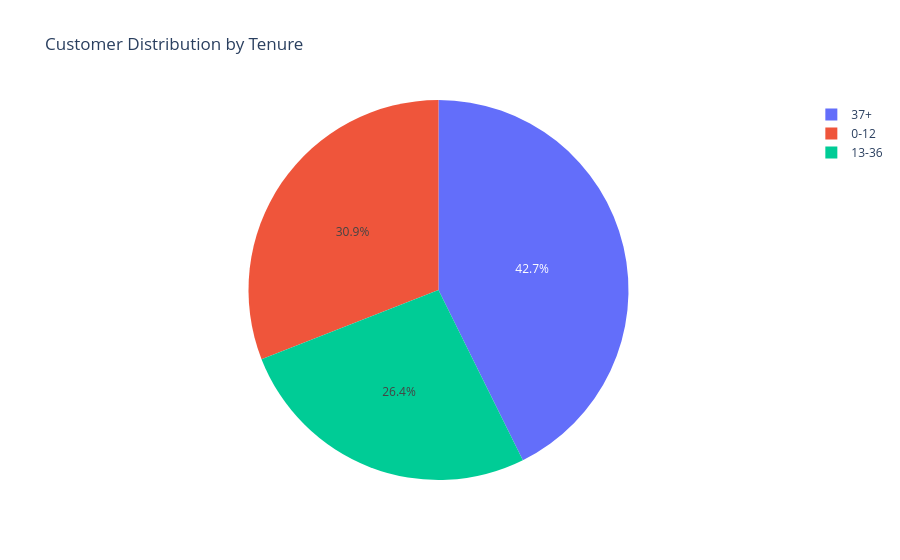

Notebook source saved alongside this figure:
### Code cell
# Pie chart
fig = pt.pie(
    values=tenure_counts.values,
    names=tenure_counts.index,
    title="Customer Distribution by Tenure"
)

fig.show()

### Figure 1 — Plotly figure (JSON) as saved in the notebook; plotly's stock layout.template omitted (floating-point values rounded to 4 significant figures)
{"data": [{"domain": {"x": [0, 1], "y": [0, 1]}, "hovertemplate": "label=%{label}<br>value=%{value}<extra></extra>", "labels": ["37+", "0-12", "13-36"], "legendgroup": "", "name": "", "showlegend": true, "type": "pie", "values": [3001, 2175, 1856]}], "layout": {"legend": {"tracegroupgap": 0}, "title": {"text": "Customer Distribution by Tenure"}}}
